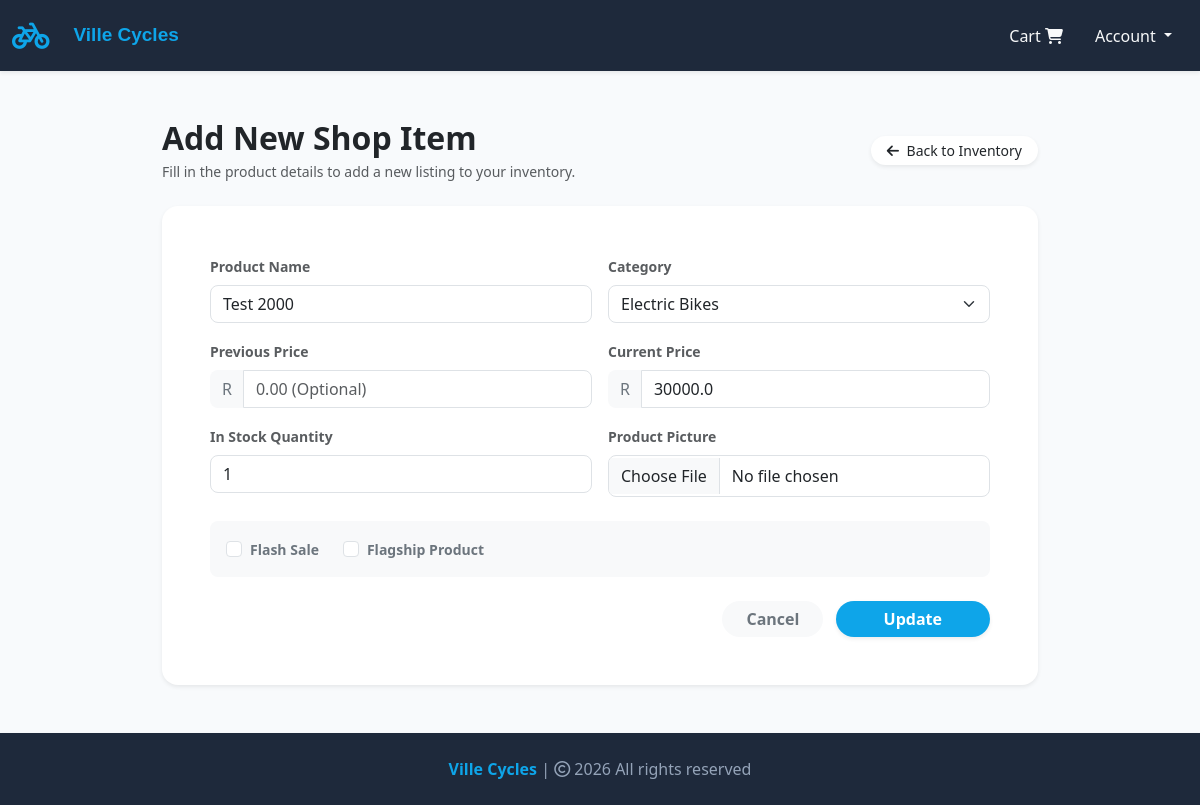
Screenshot of /update-item/21 (signed in) with the database file from the repository.
### website/models.py (models this page shows, shortened)
class Product(db.Model):
    __tablename__ = "products"
    id = db.Column(db.Integer, primary_key=True)
    product_name = db.Column(db.String(100), nullable=False)
    current_price = db.Column(db.Float, nullable=False)
    previous_price = db.Column(db.Float, nullable=True)
    description = db.Column(db.Text, nullable=True)
    in_stock = db.Column(db.Integer, nullable=False)
    product_picture = db.Column(db.String(1000), nullable=False)
    flash_sale = db.Column(db.Boolean, default=False)
    date_added = db.Column(db.DateTime, default=datetime.now)
    category_id = db.Column(db.Integer, db.ForeignKey("categories.id"), nullable=True)
    is_active = db.Column(db.Boolean, default=True, nullable=False)
    is_flagship = db.Column(db.Boolean, default=False, nullable=False)
    is_preowned = db.Column(db.Boolean, default=False, nullable=False)
    is_approved = db.Column(db.Boolean, default=False, nullable=False)
    seller_id = db.Column(
        db.Integer, db.ForeignKey("customers.id", ondelete="SET NULL"), nullable=True
    )
    customer_asking_price = db.Column(db.Float, nullable=True)
    shop_counter_price = db.Column(db.Float, nullable=True)
    admin_query_message = db.Column(db.Text, nullable=True)
    consignment_status = db.Column(
        db.String(50), default="pending_review", nullable=False
    )
    carts = db.relationship(
        "Cart", backref=db.backref("product", lazy=True), cascade="all, delete-orphan"
    )
    orders = db.relationship("Order", backref=db.backref("product", lazy=True))

### website/admin.py (the view, shortened to what this page needs)
@admin.route("/update-item/<int:item_id>", methods=["GET", "POST"])
@login_required
def update_item(item_id):
    if current_user.id == 1:
        item_to_update = Product.query.get_or_404(item_id)
        form = ShopItemsForm()
        if request.method == "GET":
            form.product_name.data = item_to_update.product_name
            form.previous_price.data = item_to_update.previous_price
            form.current_price.data = item_to_update.current_price
            form.in_stock.data = item_to_update.in_stock
            form.flash_sale.data = item_to_update.flash_sale
            form.category.data = item_to_update.category_id
            form.is_flagship.data = item_to_update.is_flagship
        return render_template("update_item.html", form=form, item=item_to_update)
    logger.warning(
        "Unauthorized access attempt to update item",
        extra={"user_id": current_user.id, "item_id": item_id},
    )
    return render_template("404.html")

### website/forms.py
class ShopItemsForm(FlaskForm):
    product_name = StringField("Name of Product", validators=[DataRequired()])
    current_price = FloatField("Current Price", validators=[DataRequired()])
    previous_price = FloatField(
        "Previous Price",
        validators=[Optional()],
        filters=[lambda x: x if x is not None else None],
    )
    in_stock = IntegerField("In Stock", validators=[DataRequired(), NumberRange(min=0)])
    category = SelectField("Category", coerce=int, validators=[DataRequired()])
    product_picture = FileField(
        "Product Picture",
        validators=[FileAllowed(["jpg", "jpeg", "png"], "Images only!")],
    )
    flash_sale = BooleanField("Flash Sale")
    is_flagship = BooleanField("Flagship")
    add_product = SubmitField("Add Product")
    update_product = SubmitField("Update")
    def __init__(self, *args, **kwargs):
        super(ShopItemsForm, self).__init__(*args, **kwargs)
        self.category.choices = [(cat.id, cat.name) for cat in Category.query.all()]

### website/models.py (called while the page is built)
    @property
    def is_admin(self):
        return self.role == "admin"

### website/templates/update_item.html (shortened to what this page needs)
{% extends 'base.html' %}
{% block body %}
<div class="container my-5" style="max-width: 900px;">
    <div class="d-flex justify-content-between align-items-center mb-4">
        <div>
            <h2 class="fw-bold mb-1 text-dark">Add New Shop Item</h2>
            <p class="text-muted small mb-0">Fill in the product details to add a new listing to your inventory.</p>
        </div>
        <a href="{{ url_for('admin.shop_items') }}"
            class="btn btn-outline-secondary btn-sm rounded-pill px-3 bg-white text-dark border-0 shadow-sm"
            onmouseover="this.style.backgroundColor='#F1F5F9'" onmouseout="this.style.backgroundColor='#FFFFFF'">
            <i class="fa-solid fa-arrow-left me-1"></i> Back to Inventory
        </a>
    </div>
    <div class="card shadow-sm border-0 rounded-4 overflow-hidden bg-white">
        <div class="card-body p-4 p-md-5">
            <form action="" method="POST" enctype="multipart/form-data">
                <div class="row g-3">
                    <div class="col-md-6">
                        <label class="form-label small fw-semibold text-muted">Product Name</label>
                        {{ form.product_name(class="form-control rounded-3 shadow-none", placeholder="Enter product
                        name") }}
                    </div>
                    <div class="col-md-6">
                        <label class="form-label small fw-semibold text-muted">Category</label>
                        {{ form.category(class="form-select rounded-3 shadow-none") }}
                    </div>
                    <div class="col-md-6">
                        <label class="form-label small fw-semibold text-muted">Previous Price</label>
                        <div class="input-group">
                            <span class="input-group-text bg-light border-0 rounded-start-3 text-secondary">R</span>
                            {{ form.previous_price(class="form-control rounded-end-3 shadow-none", placeholder="0.00 (Optional)") }}
                        </div>
                    </div>
                    <div class="col-md-6">
                        <label class="form-label small fw-semibold text-muted">Current Price</label>
                        <div class="input-group">
                            <span class="input-group-text bg-light border-0 rounded-start-3 text-secondary">R</span>
                            {{ form.current_price(class="form-control rounded-end-3 shadow-none", placeholder="0.00") }}
                        </div>
                    </div>
                    <div class="col-md-6">
                        <label class="form-label small fw-semibold text-muted">In Stock Quantity</label>
                        {{ form.in_stock(class="form-control rounded-3 shadow-none", placeholder="Enter quantity") }}
                    </div>
                    <div class="col-md-6">
                        <label class="form-label small fw-semibold text-muted">Product Picture</label>
                        {{ form.product_picture(class="form-control rounded-3 shadow-none py-2") }}
                    </div>
                    <div class="col-12 mt-4">
                        <div class="p-3 bg-light rounded-3 border-0 d-flex gap-4">
                            <div class="form-check mb-0">
                                {{ form.flash_sale(class="form-check-input shadow-none", style="cursor: pointer;") }}
                                <label class="form-check-label fw-semibold text-secondary small"
                                    for="{{ form.flash_sale.id }}" style="cursor: pointer;">
                                    Flash Sale
                                </label>
                            </div>
                            <div class="form-check mb-0">
                                {{ form.is_flagship(class="form-check-input shadow-none", style="cursor: pointer;") }}
                                <label class="form-check-label fw-semibold text-secondary small"
                                    for="{{ form.is_flagship.id }}" style="cursor: pointer;">
                                    Flagship Product
                                </label>
                            </div>
                        </div>
                    </div>
                    <div class="col-12 text-end mt-4">
                        <a href="{{ url_for('admin.shop_items') }}"
                            class="btn btn-light fw-semibold text-secondary rounded-pill px-4 me-2 border-0">Cancel</a>
                        {% if form.update_product %}
                        {{ form.update_product(class="btn fw-semibold text-white rounded-pill px-5 shadow-sm border-0",
                        style="background-color: #0EA5E9;") }}
                        {% else %}
                        <button type="submit" class="btn fw-semibold text-white rounded-pill px-5 shadow-sm border-0"
                            style="background-color: #0EA5E9;" onmouseover="this.style.backgroundColor='#0284C7'"
                            onmouseout="this.style.backgroundColor='#0EA5E9'">Add Product</button>
                        {% endif %}
                    </div>
                </div>
            </form>
        </div>
    </div>
</div>
{% endblock %}

### website/static/css/style.css (style rules this page uses)
.d-flex .btn { background: orange; border: 2px solid orange; border-radius: 8px; color: #fff; }

### rows the page displays
Product: product_name "Test 2000", category "Electric Bikes", current_price "30000.0", in_stock "1"
